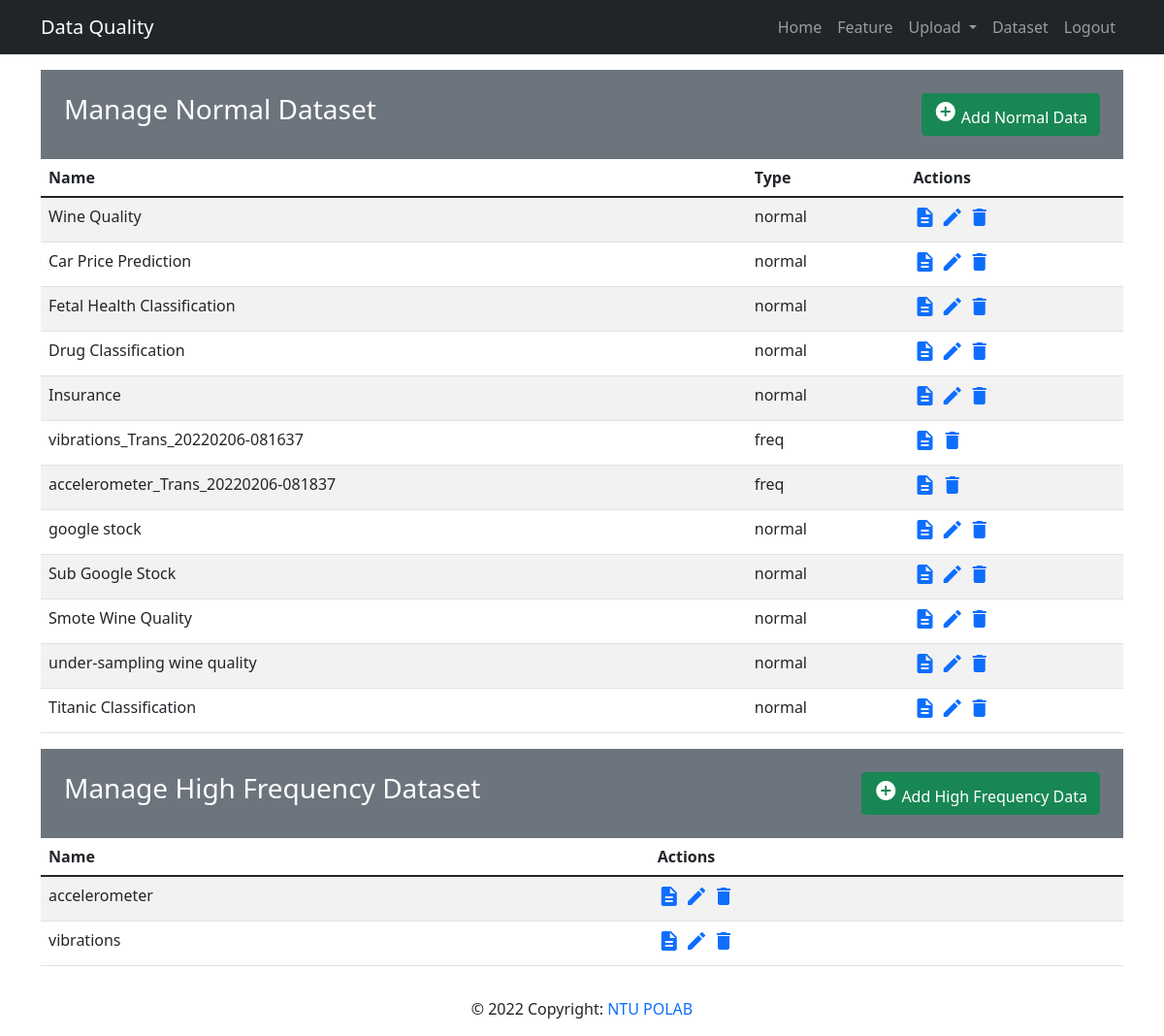
Page /mainapp/show_data/all (signed in) on the committed database.
### mainapp/models.py (models this page shows, shortened)
class Data(models.Model):
  datatype_choices = [
    ('normal', 'Normal'),
    ('freq', 'High Frequency'),
    ('time', 'Time Series')
  ]
  question_choices = [
    ('classification', 'Classification'),
    ('regression', 'Regression'),
  ]
  name = models.CharField('Data Name', max_length=50)
  owner = models.ForeignKey(User, on_delete=models.CASCADE)
  rawdata = models.FileField(upload_to='rawdata/', validators=[file_size, validate_file_extension])
  attribute_data = models.FileField(upload_to='attribute/', validators=[file_size, validate_file_extension])
  datatype = models.CharField(max_length=10, choices=datatype_choices, default='normal')
  questiontype = models.CharField(max_length=15, choices=question_choices, default='classification')
  freq_config = models.JSONField(null=True, blank=True)
  def __str__(self):
      return self.name

class HighFrequencyData(models.Model):
  name = models.CharField('Data Name', max_length=50)
  owner = models.ForeignKey(User, on_delete=models.CASCADE)
  rawdata = models.FileField(upload_to='HFD/rawdata/', validators=[validate_file_extension])
  config = models.FileField(upload_to='HFD/config/')
  transData = models.ManyToManyField(Data, blank=True)
  def __str__(self):
      return self.name

### mainapp/views.py (the view)
# urls.py: path('show_data/all', views.list_data, name='list-data'),
@login_required(login_url='/members/login_user')
def list_data(request):
  user = request.user
  data_list = Data.objects.filter(owner=user)
  hfd_list = HighFrequencyData.objects.filter(owner=user)
  context = {
    'data_list': data_list,
    'hfd_list': hfd_list,
  }
  return render(request, 'mainapp/data_list.html', context)

### mainapp/templates/mainapp/data_list.html
{% extends 'base.html' %}
{% block content %}
  <div class="my-3">
    <div class="bg-secondary text-white p-4">
      <div class="row">
        <div class="col-6">
          <h3>Manage Normal Dataset</h3>
        </div>
        <div class="col-6 text-end">
          <a href="{% url 'upload-view'%}" class="btn btn-success"><i class="material-icons">&#xE147;</i> <span>Add Normal Data</span></a>
        </div>
      </div>
    </div>
    {% if data_list %}
      <table class="table table-striped table-hover">
        <thead>
          <tr>
            <th>Name</th>
            <th>Type</th>
            <th>Actions</th>
          </tr>
        </thead>
        {% for data in data_list %}
          <tr>
            <td>
              {{ data }}
            </td>
            <td>
              {{ data.datatype }}
            </td>
            {% if data.datatype == 'normal' %}
              <td>
                <a href="{% url 'show-data' data.id %}"><i class="material-icons">description</i></a>
                <a href="{% url 'update-data' data.id%}"><i class="material-icons">&#xE254;</i></a>
                <a href="{% url 'delete-data' data.id%}"><i class="material-icons">delete</i></a>
              </td>
            {% else %}
              <td>
                <a href="{% url 'show-data' data.id %}"><i class="material-icons">description</i></a>
                <a href="{% url 'delete-data' data.id%}"><i class="material-icons">delete</i></a>
              </td>
            {% endif %}
          </tr>
        {% endfor %}
      </table>
    {% else %}
      <div class="alert alert-warning">
        You haven't upload your data.
      </div>
    {% endif %}
  </div>
  <div class="my-3">
    <div class="bg-secondary text-white p-4">
      <div class="row">
        <div class="col-6">
          <h3>Manage High Frequency Dataset</h3>
        </div>
        <div class="col-6 text-end">
          <a href="{% url 'upload-hfd' %}" class="btn btn-success"><i class="material-icons">&#xE147;</i> <span>Add High Frequency Data</span></a>
        </div>
      </div>
    </div>
    {% if hfd_list %}
      <table class="table table-striped table-hover">
        <thead>
          <tr>
            <th>Name</th>
            <th>Actions</th>
          </tr>
        </thead>
        {% for data in hfd_list %}
          <tr>
            <td>
              {{ data }}
            </td>
            <td >
              <a href="{% url 'show-hfd' data.id %}"><i class="material-icons">description</i></a>
              <a href="{% url 'update-hfd' data.id%}"><i class="material-icons">&#xE254;</i></a>
              <a href="{% url 'delete-hfd' data.id%}"><i class="material-icons">delete</i></a>
            </td>
          </tr>
        {% endfor %}
      </table>
    {% else %}
      <div class="alert alert-warning">
        You haven't upload your data.
      </div>
    {% endif %}
  </div>
{% endblock %}

### rows in the picture
Data: name "Wine Quality", datatype "normal"
Data: name "Car Price Prediction", datatype "normal"
Data: name "Fetal Health Classification", datatype "normal"
Data: name "Drug Classification", datatype "normal"
Data: name "Insurance", datatype "normal"
Data: name "vibrations_Trans_20220206-081637", datatype "freq"
Data: name "accelerometer_Trans_20220206-081837", datatype "freq"
Data: name "google stock", datatype "normal"
Data: name "Sub Google Stock", datatype "normal"
Data: name "Smote Wine Quality", datatype "normal"
Data: name "under-sampling wine quality", datatype "normal"
Data: name "Titanic Classification", datatype "normal"
HighFrequencyData: name "accelerometer"
HighFrequencyData: name "vibrations"
